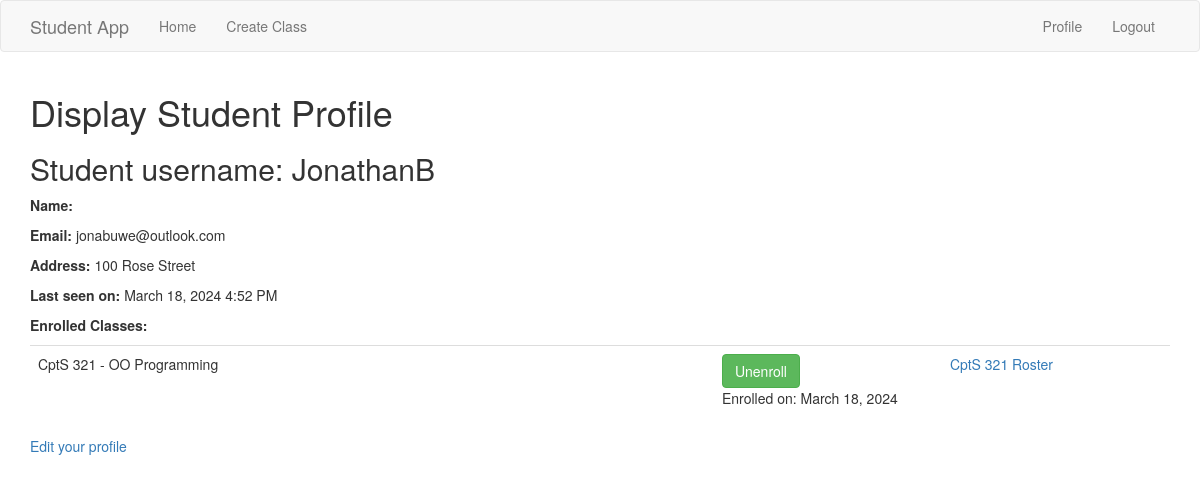
/display_profile (signed in), run on an earlier commit of the app's database.
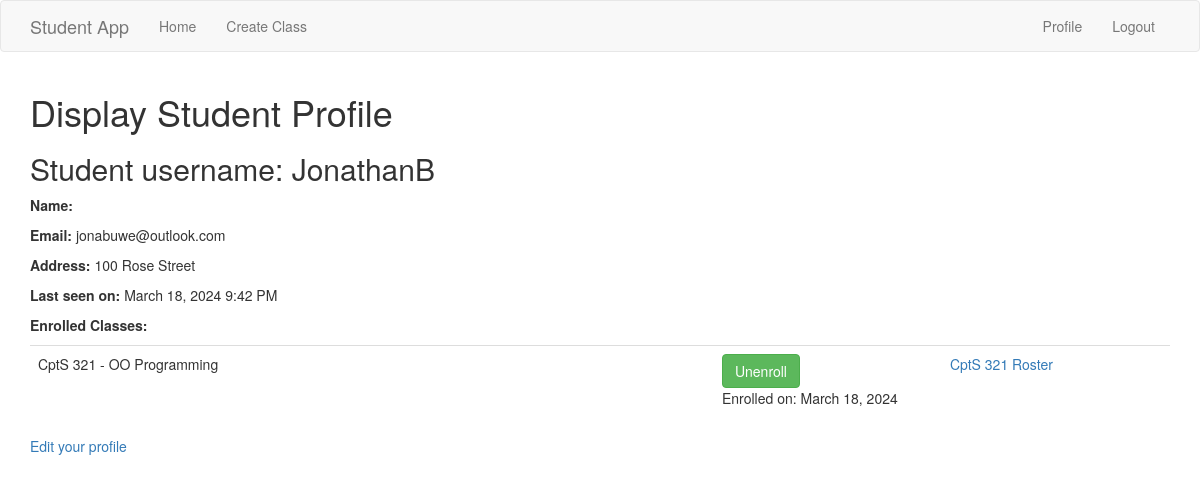
And on a later commit of the database.
### app/Model/models.py (models this page shows, shortened)
class Student(UserMixin, db.Model):
    id = db.Column(db.Integer, primary_key = True)
    username = db.Column(db.String(64), unique=True, index = True) #usernames are unique
    password_hash = db.Column(db.String(128))
    firstname = db.Column(db.String(100))
    lastname = db.Column(db.String(100))
    address = db.Column(db.String(120))
    email = db.Column(db.String(120), unique=True, index=True)
    last_seen = db.Column(db.DateTime, default=datetime.utcnow) # tracks time
    classes = db.relationship('Enrolled', back_populates = 'studentenrolled')
    majorofstudent = db.relationship('StudentMajor', back_populates='_student')
    def is_enrolled(self, newclass):
        return Enrolled.query.filter_by(studentid=self.id).filter_by(classid=newclass.id).count() > 0 # if greater than zero then the student is enrolled in the class
    def enrolledCourses(self):
        return self.classes
    def getEnrollmentDate(self, theclass):
        if self.is_enrolled(theclass):
            return Enrolled.query.filter_by(studentid=self.id).filter_by(classid = theclass.id).first().enrolldate
        else:
            return None

class Class(db.Model):
    id = db.Column(db.Integer, primary_key=True)
    coursenum = db.Column(db.String(3))
    title = db.Column(db.String(150))
    major = db.Column(db.String(20), db.ForeignKey('major.name'))
    roster = db.relationship('Enrolled', back_populates = "classenrolled")

class Enrolled(db.Model):
    studentid = db.Column(db.Integer, db.ForeignKey('student.id'), primary_key=True)
    classid = db.Column(db.Integer, db.ForeignKey('class.id'), primary_key=True)
    enrolldate = db.Column(db.DateTime, default=datetime.utcnow)
    studentenrolled = db.relationship('Student')
    classenrolled = db.relationship('Class')

### app/Controller/routes.py (the view)
@routes_blueprint.route('/display_profile', methods=['GET'])
@login_required
def display_profile():
    emptyform = EmptyForm()
    return render_template('display_profile.html', title='Display Profile', student = current_user, eform = emptyform)

### app/Controller/forms.py
class EmptyForm(FlaskForm):
    submit = SubmitField('Submit')

### app/Model/models.py (called while the page is built)
@login.user_loader
def load_user(id):
    return Student.query.get(int(id))

### studentApp.py (called while the page is built, shortened)
@app.before_request
def initDB(*args, **kwargs):
    if app._got_first_request:
        db.create_all()

@app.before_request
def before_request():
    if current_user.is_authenticated:
        current_user.last_seen = datetime.utcnow()
        db.session.add(current_user)
        db.session.commit()

### app/View/templates/display_profile.html
{% extends "base.html" %}
{% block app_content %}
    <h1> Display Student Profile </h1>
    <h2> Student username: {{student.username}}</h2>
    <p> <b> Name:</b> {{student.name}}</p>
    <p> <b> Email:</b> {{student.email}}</p>
    <p> <b> Address:</b>  {% if student.address%} {{student.address}} {% else %} No address {% endif %}</p>
    <p> <b> Last seen on: </b> {{moment(student.last_seen).format('LLL') }} </p>
    {% if student.enrolledCourses() %}
        <p><b> Enrolled Classes: </b></p>
        {% for enrollment in student.enrolledCourses() %}
            {% set class = enrollment.classenrolled %}
            {% include '_class.html' %}
        {% endfor %}
    {% endif %}
    {% if student == current_user %}
        <p> <a href="{{ url_for('routes.edit_profile') }}">Edit your profile</a></p>
    {% endif %}
{% endblock %}

### app/View/templates/base.html (shortened to what this page needs)
{% extends 'bootstrap/base.html' %}
{% import 'bootstrap/wtf.html' as wtf %}
{% block navbar %}
    <nav class="navbar navbar-default">
        <div class="container">
            <div class="navbar-header">
                <a class="navbar-brand" href="{{ url_for('routes.index') }}">Student App</a>
            </div>
            <div class="collapse navbar-collapse" id="bs-example-navbar-collapse-1">
                <ul class="nav navbar-nav">
                    <li><a href="{{ url_for('routes.index') }}"> Home </a></li>
                    <li><a href="{{ url_for('routes.createclass') }}"> Create Class </a></li>
                </ul>
                <ul class="nav navbar-nav navbar-right">
                    {% if current_user.is_anonymous %}
                    <li><a href="{{ url_for('auth.login') }}">Login</a></li>
                    {% else %}
                    <li><a href="{{ url_for('routes.display_profile') }}">Profile</a></li>
                    <li><a href="{{ url_for('auth.logout') }}">Logout</a></li>
                    {% endif %}
                </ul>
            </div>
        </div>
    </nav>
{% endblock %}
{% block content %}
    <div class="container">
        {% block app_content %}{% endblock %}
    </div>
{% endblock %}

### app/View/templates/_class.html (shortened to what this page needs)
<table class="table table-hover">
    <tr valign = "center">
            <td width = "60%"> {{class.major}} {{ class.coursenum}}  - {{class.title}}</td>
            <td width = "20%">
                {% if current_user.is_enrolled(class) == False %}
               <form action="{{ url_for('routes.enroll', classid=class.id)}}" method="post">
                    {{eform.hidden_tag()}}
                    {{eform.submit(value='Enroll', class= 'btn btn-warning')}}
               </form>
               {% else %}
               <form action="{{ url_for('routes.unenroll', classid=class.id)}}" method="post">
                    {{eform.submit(value='Unenroll', class= 'btn btn-success')}}
                </form>
                Enrolled on: {{moment(current_user.getEnrollmentDate(class)).format('LL')}}
               {% endif %}
            </td>
            <td width = "20%">
                <a href = "{{url_for('routes.roster', classid=class.id)}}"> {{class.major}} {{class.coursenum}} Roster </a>
            </td>
    </tr>
    </table>

What changed in the data, as far as the page shows it:
changed Student "JonathanB": last_seen "March 18, 2024 4:52 PM" → "March 18, 2024 9:42 PM"
